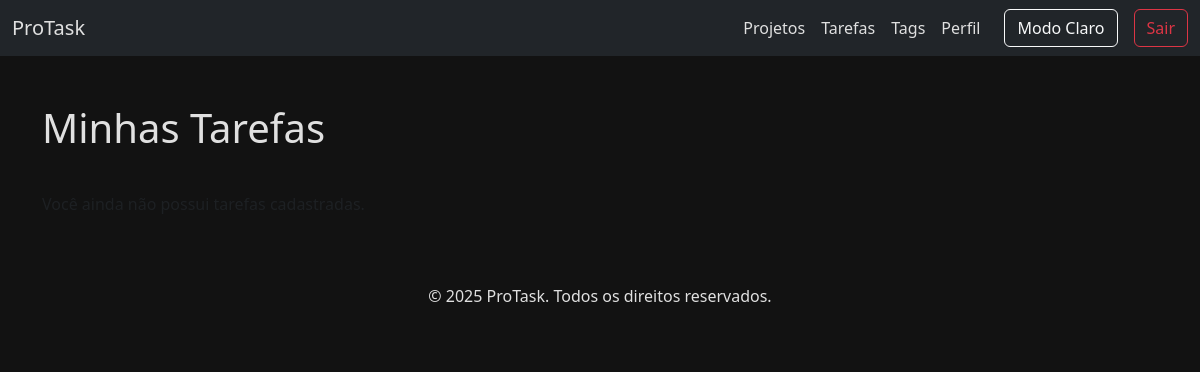
The page /tarefas (signed in) on the database as committed earlier.
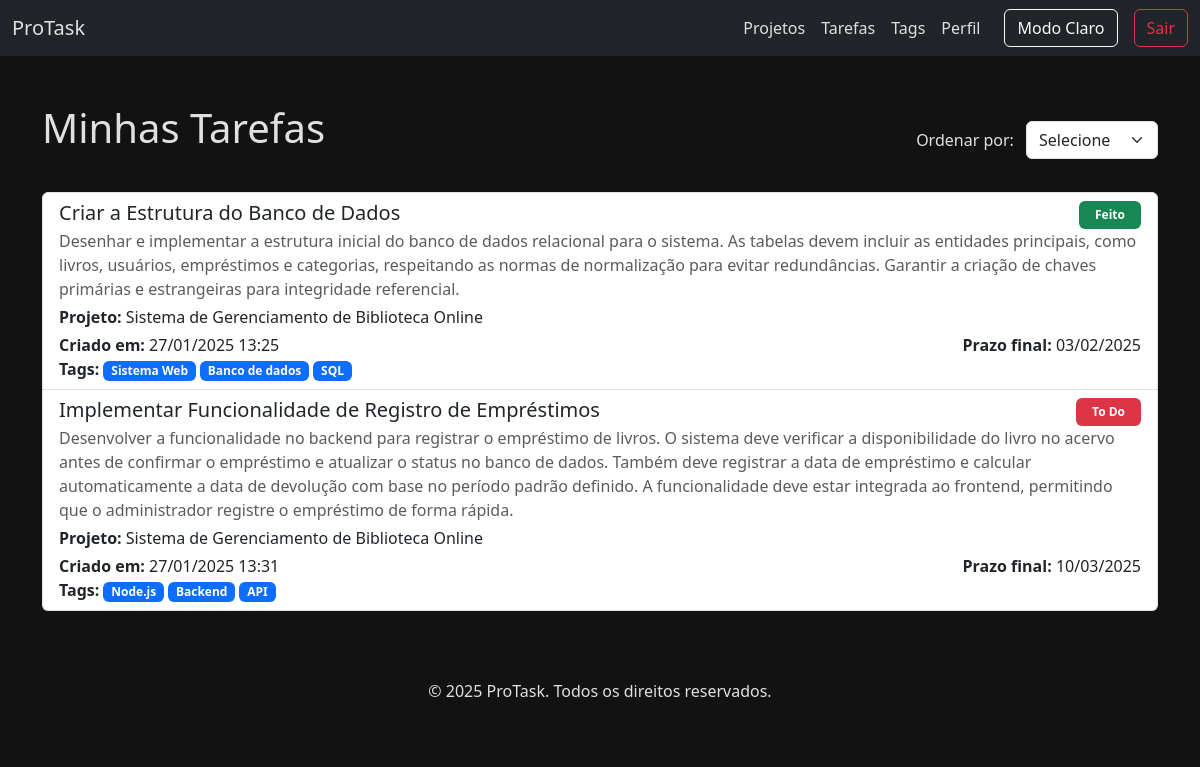
The same page on the database as committed later.
### controle_tarefa/models.py (models this page shows, shortened)
class Tarefa(models.Model):
    STATUS = [
        ('To Do', 'todo'),
        ('Em andamento', 'em_andamento'),
        ('Feito', 'feito'),
    ]
    titulo = models.CharField(max_length=200)
    descricao = models.TextField(blank=True, null=True)
    projeto = models.ForeignKey(Projeto, on_delete=models.CASCADE, related_name='tarefas')
    atribuido_a = models.ForeignKey(User, on_delete=models.SET_NULL, null=True, blank=True, related_name='tarefas')
    status = models.CharField(max_length=20, choices=STATUS, default='todo')
    data_criacao = models.DateTimeField(auto_now_add=True)
    data_prazo_final = models.DateField(null=True, blank=True)
    tags = models.ManyToManyField(Tag, related_name='tarefas', blank=True)

class Projeto(models.Model):
    nome = models.CharField(max_length=200)
    descricao = models.TextField(blank=True, null=True)
    criador = models.ForeignKey(User, on_delete=models.CASCADE, related_name='projetos_criados')
    membros = models.ManyToManyField(User, related_name='projetos', blank=True)
    data_criacao = models.DateTimeField(auto_now_add=True)
    tags = models.ManyToManyField(Tag, related_name='projetos', blank=True)

class Tag(models.Model):
    nome = models.CharField(max_length=50, unique=True)
    data_criacao = models.DateTimeField(auto_now_add=True)

### controle_tarefa/views.py (the view)
# urls.py: path('tarefas', views.tarefas, name='tarefas'),
@login_required(login_url='/auth/login')
def tarefas(request):
    usuario_logado = request.user
    tarefas_do_usuario = Tarefa.objects.filter(atribuido_a=usuario_logado).order_by('data_criacao')
    ordenar = request.GET.get('ordenar')
    if ordenar == 'prazo':
        print()
        tarefas_do_usuario = tarefas_do_usuario.order_by('data_prazo_final')
    return HttpResponse(render(request, 'tarefas.html', {'user': usuario_logado, 'tarefas_do_usuario': tarefas_do_usuario}))

### controle_tarefa/templates/tarefas.html (shortened to what this page needs)
{% extends 'base.html' %}
{% block content %}
<div class="container my-5">
    <div class="d-flex justify-content-between align-items-center mb-3">
        <h1 class="mb-4 ">Minhas Tarefas</h1>
        {% if tarefas_do_usuario %}
            <form method="get">
                <label for="ordenar" class="me-2">Ordenar por:</label>
                <select id="ordenar" name="ordenar" class="form-select d-inline-block w-auto" onchange="this.form.submit()">
                    <option value="" {% if not request.GET.ordenar %}selected{% endif %}>Selecione</option>
                </select>
            </form>
        {% endif %}
    </div>
        {% if tarefas_do_usuario %}
        <ul class="list-group">
            {% for tarefa in tarefas_do_usuario %}
                <li class="list-group-item">
                    <div class="d-flex justify-content-between align-items-center">
                        <h5 class="mb-1">{{ tarefa.titulo }}</h5>
                        <span class="badge {% if tarefa.status == 'Feito' %}bg-success{% elif tarefa.status == 'Em andamento' %}bg-warning text-dark{% elif tarefa.status == 'To Do' %}bg-danger{% else %}bg-secondary{% endif %} px-3 py-2">
                            {{ tarefa.status }}
                        </span>
                    </div>
                    <p class="mb-1 text-muted">{{ tarefa.descricao }}</p>
                    <p class="mb-1">
                        <strong>Projeto:</strong> {{ tarefa.projeto.nome }}
                    </p>
                    <div class="d-flex justify-content-between">
                        <span><strong>Criado em:</strong> {{ tarefa.data_criacao|date:"d/m/Y H:i" }}</span>
                        <span class="ms-auto"><strong>Prazo final:</strong> {{ tarefa.data_prazo_final|date:"d/m/Y" }}</span>
                    </div>
                    <p class="mb-0">
                        <strong>Tags:</strong>
                        {% for tag in tarefa.tags.all %}
                            <span class="badge bg-primary">{{ tag.nome }}</span>
                        {% empty %}
                            <span class="text-muted">Nenhuma tag</span>
                        {% endfor %}
                    </p>
                </li>
            {% endfor %}
        </ul>
    {% else %}
        <p class="text-muted">Você ainda não possui tarefas cadastradas.</p>
    {% endif %}
</div>
{% endblock %}

### controle_tarefa/templates/base.html (shortened to what this page needs)
{% load static %}
<!DOCTYPE html>
<html lang="pt-br"></html>
<head>
    <link href="https://cdn.jsdelivr.net/npm/bootstrap@5.3.0-alpha1/dist/css/bootstrap.min.css" rel="stylesheet">
    <link rel="stylesheet" href="{% static 'styles.css' %}">
</head>
<body>
    <nav class="navbar navbar-expand-lg">
        <div class="container-fluid">
            <a class="navbar-brand" href="{% url 'projetos' %}">ProTask</a>
            <div class="collapse navbar-collapse" id="navbarNav">
                <ul class="navbar-nav ms-auto">
                    <li class="nav-item">
                        <a class="nav-link" href="{% url 'projetos' %}">Projetos</a>
                    </li>
                    <li class="nav-item">
                        <a class="nav-link" href="{% url 'tarefas' %}">Tarefas</a>
                    </li>
                    <li class="nav-item">
                        <a class="nav-link" href="{% url 'tags' %}">Tags</a>
                    </li>
                    <li class="nav-item">
                        <a class="nav-link" href="#">Perfil</a>
                    </li>
                </ul>
                <button id="toggleTheme" class="btn btn-outline-light ms-3">Modo Claro</button>
                {% if user.is_authenticated %}
                <a href="{% url 'logout' %}" class="btn btn-outline-danger ms-3">Sair</a>
                {% endif %}
            </div>
        </div>
    </nav>
    {% block content %}
    {% endblock %}
    <footer class="footer">
        <div class="container">
            <p>&copy; 2025 ProTask. Todos os direitos reservados.</p>
        </div>
    </footer>
</body>
</html>

### staticfiles/styles.css (style rules this page uses)
:root { --bg-color-dark: #121212; --text-color-dark: #e0e0e0; --navbar-color-dark: #212529; --card-bg-color-dark: #212529; --bg-color-light: #f8f9fa; --text-color-light: #212529; --navbar-color-light: #e9ecef; --card-bg-color-light: #ffffff; }
body { background-color: var(--bg-color-dark); color: var(--text-color-dark); transition: background-color 0.3s, color 0.3s; }
.navbar { background-color: var(--navbar-color-dark); transition: background-color 0.3s; }
.navbar-brand, .nav-link { color: var(--text-color-dark) !important; transition: color 0.3s; }
.footer { background-color: var(--bg-color-dark); color: var(--text-color-dark); padding: 20px 0; text-align: center; }

Rows that differ between the two databases and show on the page:
added Tarefa: titulo "Criar a Estrutura do Banco de Dados", status "Feito", descricao "Desenhar e implementar a estrutura inicial do banco de dados relacional para o sistema. As tabelas devem incluir as entidades principais, como livros, usuários, empréstimos e categorias, respeitando as normas de normalização para evitar redundâncias. Garantir a criação de chaves primárias e estrangeiras para integridade referencial.", projeto.nome "Sistema de Gerenciamento de Biblioteca Online", data_criacao "27/01/2025 13:25", data_prazo_final "03/02/2025"
added Tag: nome "Sistema Web", shown under "Criar a Estrutura do Banco de Dados"
added Tag: nome "Banco de dados", shown under "Criar a Estrutura do Banco de Dados"
added Tag: nome "SQL", shown under "Criar a Estrutura do Banco de Dados"
added Tarefa: titulo "Implementar Funcionalidade de Registro de Empréstimos", status "To Do", descricao "Desenvolver a funcionalidade no backend para registrar o empréstimo de livros. O sistema deve verificar a disponibilidade do livro no acervo antes de confirmar o empréstimo e atualizar o status no banco de dados. Também deve registrar a data de empréstimo e calcular automaticamente a data de devolução com base no período padrão definido. A funcionalidade deve estar integrada ao frontend, permitindo que o administrador registre o empréstimo de forma rápida.", projeto.nome "Sistema de Gerenciamento de Biblioteca Online", data_criacao "27/01/2025 13:31", data_prazo_final "10/03/2025"
added Tag: nome "Node.js", shown under "Implementar Funcionalidade de Registro de Empréstimos"
added Tag: nome "Backend", shown under "Implementar Funcionalidade de Registro de Empréstimos"
added Tag: nome "API", shown under "Implementar Funcionalidade de Registro de Empréstimos"
Other text that changed with them:
form field ordenar: (not shown) → "Selecione"
text now shown: "Ordenar por:"
